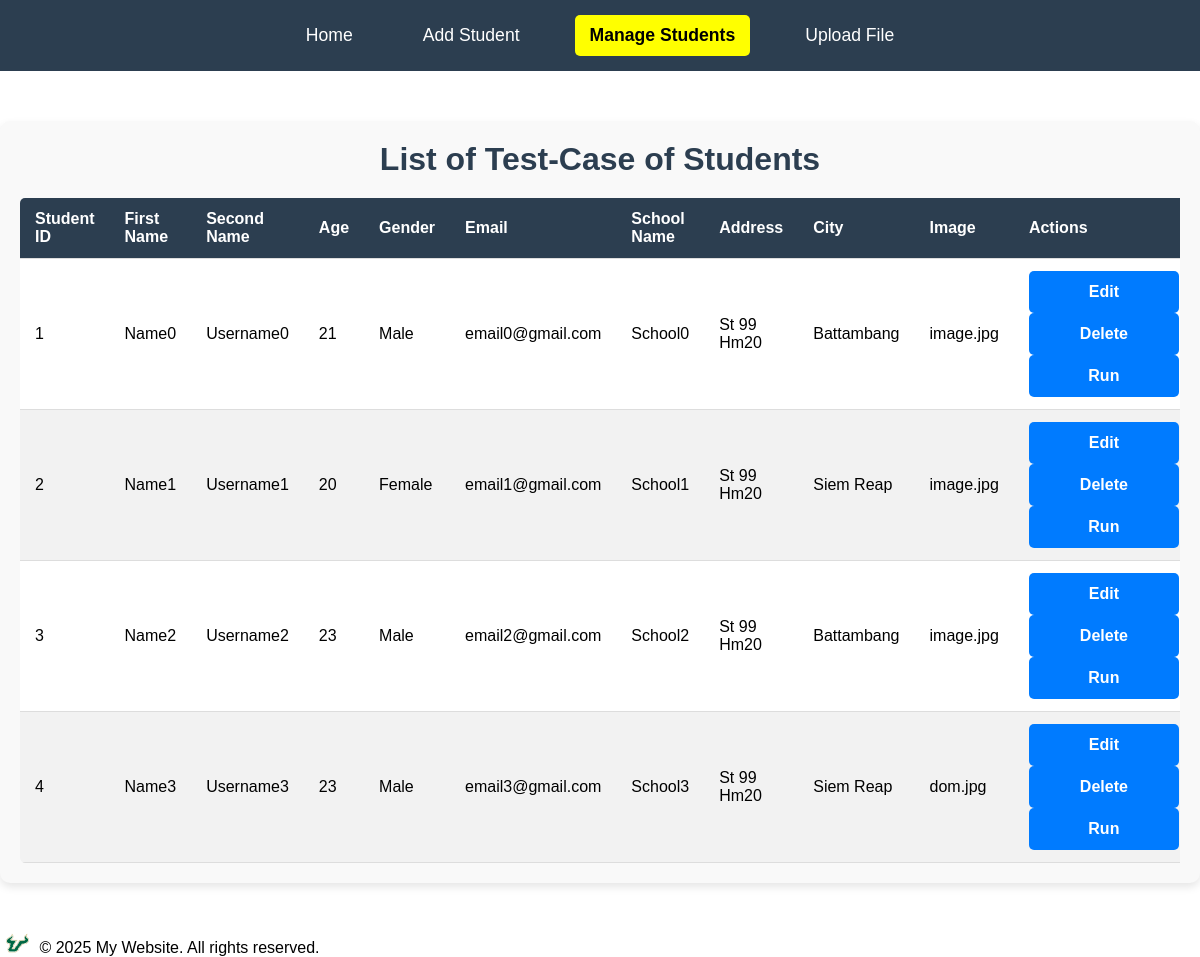
The app's page /student_list, older data.
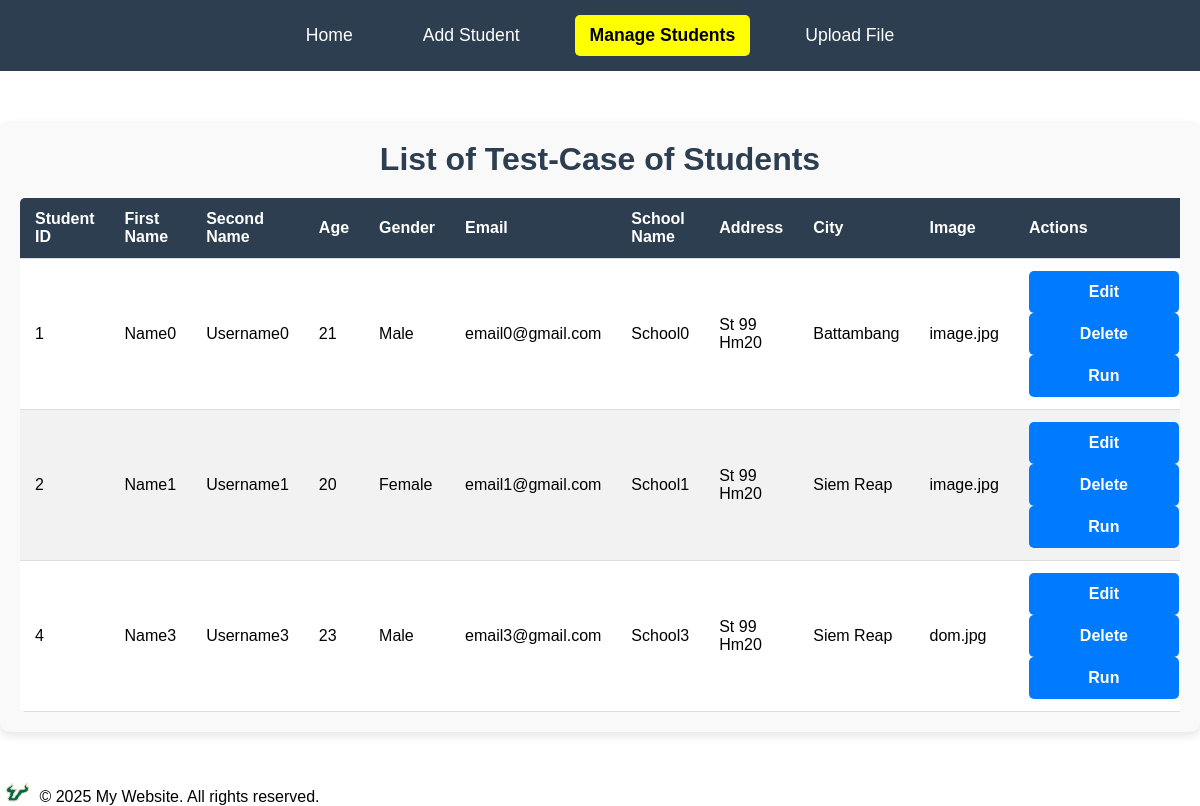
The same page, newer data.
### tables this page shows
CREATE TABLE students (
                first_name TEXT,
                second_name TEXT,
                age INTEGER,
                gender TEXT,
                email TEXT,
                school_name TEXT,
                addr TEXT,
                city TEXT,
                filename TEXT
            );

### app.py (the view)
@app.route('/student_list', methods=['GET'])
def student_list():
    con = sqlite3.connect("database.db")
    con.row_factory = sqlite3.Row
    cur = con.cursor()
    cur.execute("SELECT rowid, * FROM students")
    rows = cur.fetchall()
    con.close()
    return render_template("list.html", rows=rows)

### templates/list.html (shortened to what this page needs)
{% extends "layout.html" %}
{% block content %}
    <div class="container">
        <h1>List of Test-Case of Students</h1>
        {% if rows|length > 0 %}
            <div class="table-wrapper">
                <table class="student-table">
                    <thead>
                        <tr>
                            <th>Student ID</th>
                            <th>First Name</th>
                            <th>Second Name</th>
                            <th>Age</th>
                            <th>Gender</th>
                            <th>Email</th>
                            <th>School Name</th>
                            <th>Address</th>
                            <th>City</th>
                            <th>Image</th>
                            <th>Actions</th>
                        </tr>
                    </thead>
                    <tbody>
                        {% for row in rows %}
                        <tr>
                            <td>{{ row["rowid"] }}</td>
                            <td>{{ row["first_name"] }}</td>
                            <td>{{ row["second_name"] }}</td>
                            <td>{{ row["age"] }}</td>
                            <td>{{ row["gender"] }}</td>
                            <td>{{ row["email"] }}</td>
                            <td>{{ row["school_name"] }}</td>
                            <td>{{ row["addr"] }}</td>
                            <td>{{ row["city"] }}</td>
                            <td>
                                {% if row["filename"] %}
                                    {{ row["filename"] }}
                                {% else %}
                                    <span>No Image</span>
                                {% endif %}
                            </td>
                            <td>
                                <form action="{{ url_for('edit') }}" method="POST" style="display: inline;">
                                    <input type="submit" value="Edit" class="btn btn-edit">
                                </form>
                                <form onsubmit="return confirm('Are you sure you want to DELETE this student from the database?');"
                                      action="{{ url_for('delete') }}" method="POST" style="display: inline;">
                                    <input type="submit" value="Delete" class="btn btn-delete">
                                </form>
                                <form action="{{ url_for('run') }}" method="POST" style="display: inline;">
                                    <input type="submit" value="Run" class="btn btn-run">
                                </form>
                            </td>
                        </tr>
                        {% endfor %}
                    </tbody>
                </table>
            </div>
        {% else %}
            <p class="no-data">No students found in the database.</p>
        {% endif %}
    </div>
{% endblock %}

### templates/layout.html (shortened to what this page needs)
<!DOCTYPE html>
<html lang="en">
<head>
    <link rel="stylesheet" type="text/css" href="{{ url_for('static', filename='site.css') }}">
</head>
<body>
    <nav class="navbar">
        <div class="navbar-container">
            <a href="{{ url_for('home') }}" class="navbar-item {% if request.path == url_for('home') %}active{% endif %}">Home</a>
            <a href="{{ url_for('enternew') }}" class="navbar-item {% if request.path == url_for('enternew') %}active{% endif %}">Add Student</a>
            <a href="{{ url_for('student_list') }}" class="navbar-item {% if request.path == url_for('student_list') %}active{% endif %}">Manage Students</a>
            <a href="{{ url_for('upload') }}" class="navbar-item {% if request.path == url_for('upload') %}active{% endif %}">Upload File</a>
        </div>
    </nav>
    <main class="body-content">
        {% block content %}{% endblock %}
    </main>
    <footer class="footer">
        <p>
            <img src="{{ url_for('static', filename='logo.png') }}" alt="Logo" width="35" height="20">
            &copy; 2025 My Website. All rights reserved.
        </p>
    </footer>
</body>
</html>

### static/site.css (style rules this page uses)
* { margin: 0; padding: 0; box-sizing: border-box; font-family: Arial, sans-serif; }
.container { max-width: 1200px; margin: 50px auto; padding: 20px; background-color: #f9f9f9; border-radius: 10px; box-shadow: 0 4px 8px rgba(0, 0, 0, 0.1); }
h1 { text-align: center; color: #2c3e50; margin-bottom: 20px; display: flex; justify-content: center; align-items: center; }
.table-wrapper { overflow-x: auto; }
.student-table { width: 100%; border-collapse: collapse; background-color: white; border-radius: 5px; overflow: hidden; }
.student-table th, .student-table td { padding: 12px 15px; text-align: left; border-bottom: 1px solid #ddd; }
.student-table th { background-color: #2c3e50; color: white; font-weight: bold; }
.student-table tr:nth-child(even) { background-color: #f2f2f2; }
.btn { padding: 8px 15px; border: none; border-radius: 5px; cursor: pointer; font-size: 14px; font-weight: bold; transition: background-color 0.3s ease, transform 0.2s ease; display: inline-block; }
.btn-edit { background-color: #007BFF; color: white; margin-right: 8px; }
.btn-delete { background-color: #dc3545; color: white; }
input[type="submit"] { background-color: #007BFF; color: white; padding: 12px 20px; border: none; border-radius: 5px; cursor: pointer; font-size: 16px; font-weight: bold; transition: background-color 0.3s ease; width: 150px; align-self: center; }
.navbar { background-color: #2c3e50; padding: 15px 0; display: flex; justify-content: center; align-items: center; }
.navbar-container { display: flex; gap: 40px; }
.navbar a { color: white; text-decoration: none; font-size: 1.1em; font-weight: 500; padding: 10px 15px; transition: color 0.3s ease, background-color 0.3s ease; border-radius: 5px; }
.navbar .active { background-color: yellow; color: black; font-weight: bold; }

Row changes from the older to the newer data that the page shows:
removed students: rowid "3", first_name "Name2", second_name "Username2", age "23", gender "Male", email "email2@gmail.com", school_name "School2", addr "St 99 Hm20", city "Battambang", filename "image.jpg"
